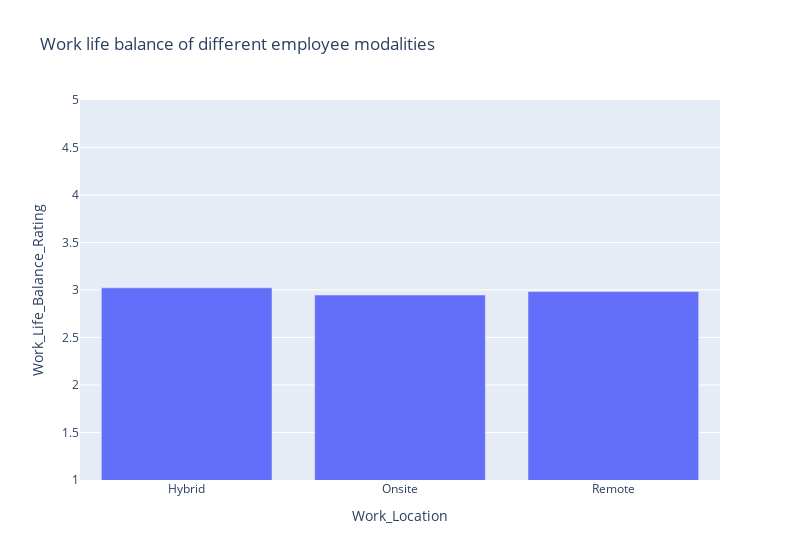

Notebook source saved alongside this figure:
### Markdown cell above
This visualization is comparing in office employees to remote employees in three areas: hours worked per week, prodctivity rating, and wellnes rating
Importaint insights are that the remote employees have the advantage in every area. They are working less time while being more productive and still reporting
higher levels of wellness than in-office employees.

### Code cell
mentalHealthVizOneDf = mental_health_df[['Work_Location', 'Work_Life_Balance_Rating']].groupby(['Work_Location'], as_index=False).mean()

# I used plotly here so that the figure was interactive and the user could scroll over to see the differences
plot = px.bar(mentalHealthVizOneDf, x='Work_Location', y='Work_Life_Balance_Rating', title='Work life balance of different employee modalities')

plot.update_layout(yaxis=dict(range=[1, 5]), width=800)

plot.show()

### Figure 1 — Plotly figure (JSON) as saved in the notebook; plotly's stock layout.template omitted (floating-point values rounded to 4 significant figures)
{"data": [{"alignmentgroup": "True", "hovertemplate": "Work_Location=%{x}<br>Work_Life_Balance_Rating=%{y}<extra></extra>", "legendgroup": "", "marker": {"color": "#636efa", "pattern": {"shape": ""}}, "name": "", "offsetgroup": "", "orientation": "v", "showlegend": false, "textposition": "auto", "type": "bar", "x": ["Hybrid", "Onsite", "Remote"], "xaxis": "x", "y": [3.022, 2.947, 2.983], "yaxis": "y"}], "layout": {"barmode": "relative", "legend": {"tracegroupgap": 0}, "title": {"text": "Work life balance of different employee modalities"}, "width": 800, "xaxis": {"anchor": "y", "domain": [0, 1], "title": {"text": "Work_Location"}}, "yaxis": {"anchor": "x", "domain": [0, 1], "range": [1, 5], "title": {"text": "Work_Life_Balance_Rating"}}}}
